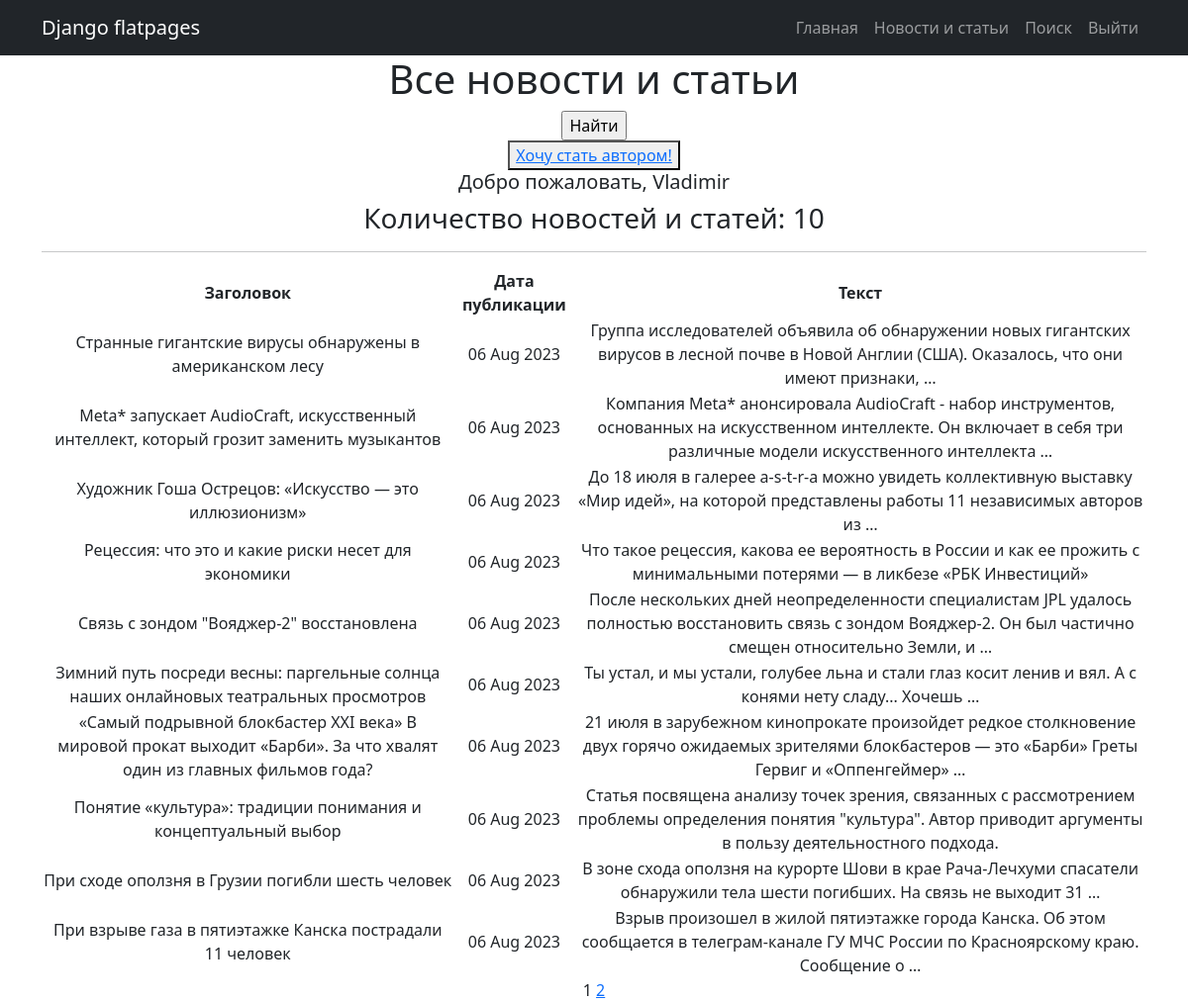
Screenshot of /posts/ (signed in) with the database file from the repository.
### news/models.py (models this page shows, shortened)
class Post(models.Model):
    news = 'NW'
    article = 'AR'
    CHAPTER = [
        (news, 'Новость'),
        (article, 'Статья')
    ]
    post_type = models.CharField(max_length=2, choices=CHAPTER, default=news)
    post_time = models.DateTimeField(auto_now_add=True)
    headline = models.CharField(max_length=255)
    article_text = models.TextField()
    rating = models.IntegerField(default=0)
    post_author = models.ForeignKey(Author, on_delete=models.CASCADE)
    post_category = models.ManyToManyField(Category, through='PostCategory')

### news/views.py (the view)
# urls.py: path('', PostList.as_view(), name='post_list'),
class PostList(ListView):
    model = Post
    ordering = '-post_time'
    template_name = 'posts.html'
    context_object_name = 'posts'
    paginate_by = 10
    def get_context_data(self, **kwargs):
        context = super().get_context_data(**kwargs)
        context['is_not_author'] = not self.request.user.groups.filter(name='authors').exists()
        return context

### news/templatetags/custom_filters.py (called while the page is built)
@register.filter()
def censor(value):
    if not isinstance(value, str):
        raise TypeError()
    for word in bad_words:
        value = value.replace(word, word[0] + '*' * (len(word) - 1))
    return value

### news/templatetags/custom_tags.py (called while the page is built)
@register.simple_tag(takes_context=True)
def url_replace(context, **kwargs):
    d = context['request'].GET.copy()
    for k, v in kwargs.items():
        d[k] = v
    return d.urlencode()

### templates/posts.html (shortened to what this page needs)
{% extends 'flatpages/default.html' %}
{% load custom_filters %}
{% load custom_tags %}
{% block content %}
    <h1>Все новости и статьи</h1>
    <form action="" method="get">
        <input type="submit" value="Найти" />
    </form>
    {% if is_not_author %}
    <button> <a href="upgrade/"> Хочу стать автором! </a> </button>
    {% endif %}
    <h5>Добро пожаловать, {{ request.user }}</h5>
    <h3> Количество новостей и статей: {{ posts|length }}</h3>
    <hr>
    {% if posts %}
        <table>
            <tr>
                <td><b>Заголовок</b></td>
                <td><b>Дата публикации</b></td>
                <td><b>Текст</b></td>
            </tr>
            {% for post in posts %}
            <tr>
                <td>{{ post.headline|censor }}</td>
                <td>{{ post.post_time|date:'d M Y' }}</td>
                <td>{{ post.article_text|truncatewords:20|censor }}</td>
            </tr>
            {% endfor %}
        </table>
    {% else %}
        <h2>Новостей нет!</h2>
    {% endif %}
    {{ page_obj.number }}
    {% if page_obj.has_next %}
        <a href="?{% url_replace page=page_obj.next_page_number %}">{{ page_obj.next_page_number }}</a>
    {% endif %}
{% endblock content %}

### rows the page displays
Post: headline|censor "Странные гигантские вирусы обнаружены в американском лесу", post_time "06 Aug 2023", article_text|censor "Группа исследователей объявила об обнаружении новых гигантских вирусов в лесной почве в Новой Англии (США). Оказалось, что они имеют признаки, …"
Post: headline|censor "Meta* запускает AudioCraft, искусственный интеллект, который грозит заменить музыкантов", post_time "06 Aug 2023", article_text|censor "Компания Meta* анонсировала AudioCraft - набор инструментов, основанных на искусственном интеллекте. Он включает в себя три различные модели искусственного интеллекта …"
Post: headline|censor "Художник Гоша Острецов: «Искусство — это иллюзионизм»", post_time "06 Aug 2023", article_text|censor "До 18 июля в галерее a-s-t-r-a можно увидеть коллективную выставку «Мир идей», на которой представлены работы 11 независимых авторов из …"
Post: headline|censor "Рецессия: что это и какие риски несет для экономики", post_time "06 Aug 2023", article_text|censor "Что такое рецессия, какова ее вероятность в России и как ее прожить с минимальными потерями — в ликбезе «РБК Инвестиций»"
Post: headline|censor "Связь с зондом \"Вояджер-2\" восстановлена", post_time "06 Aug 2023", article_text|censor "После нескольких дней неопределенности специалистам JPL удалось полностью восстановить связь с зондом Вояджер-2. Он был частично смещен относительно Земли, и …"
Post: headline|censor "Зимний путь посреди весны: паргельные солнца наших онлайновых театральных просмотров", post_time "06 Aug 2023", article_text|censor "Ты устал, и мы устали, голубее льна и стали глаз косит ленив и вял. А с конями нету сладу... Хочешь …"
Post: headline|censor "«Самый подрывной блокбастер XXI века» В мировой прокат выходит «Барби». За что хвалят один из главных фильмов года?", post_time "06 Aug 2023", article_text|censor "21 июля в зарубежном кинопрокате произойдет редкое столкновение двух горячо ожидаемых зрителями блокбастеров — это «Барби» Греты Гервиг и «Оппенгеймер» …"
Post: headline|censor "Понятие «культура»: традиции понимания и концептуальный выбор", post_time "06 Aug 2023", article_text|censor "Статья посвящена анализу точек зрения, связанных с рассмотрением проблемы определения понятия \"культура\". Автор приводит аргументы в пользу деятельностного подхода."
Post: headline|censor "При сходе оползня в Грузии погибли шесть человек", post_time "06 Aug 2023", article_text|censor "В зоне схода оползня на курорте Шови в крае Рача-Лечхуми спасатели обнаружили тела шести погибших. На связь не выходит 31 …"
Post: headline|censor "При взрыве газа в пятиэтажке Канска пострадали 11 человек", post_time "06 Aug 2023", article_text|censor "Взрыв произошел в жилой пятиэтажке города Канска. Об этом сообщается в телеграм-канале ГУ МЧС России по Красноярскому краю. Сообщение о …"

### other values shown
{{ request.user }} "Vladimir"
{{ posts|length }} "10"
{{ page_obj.number }} "1"
{{ page_obj.next_page_number }} "2"
